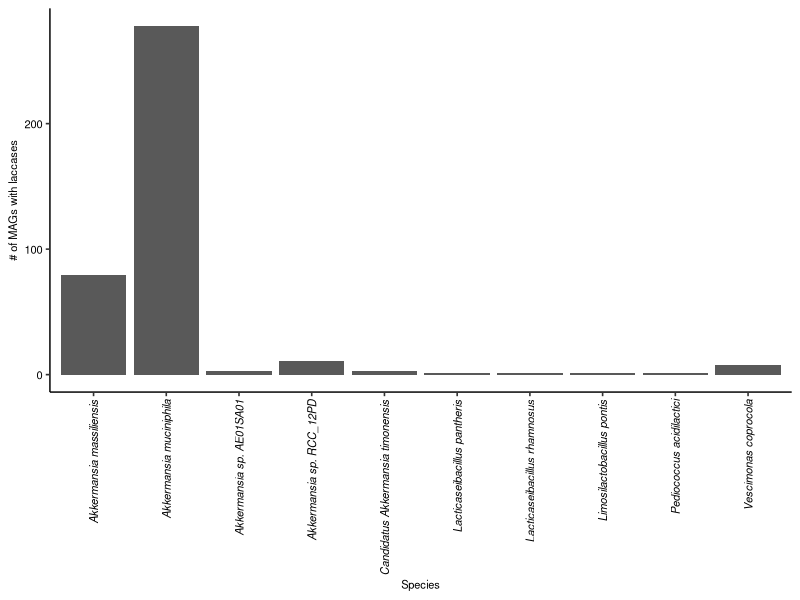

Here is the R script that generated this plot: (Note: this script raises an error after producing the figure.)
rm(list = ls())

#Load required packages
library(tidyverse)
library(ggpubr)

#Import taxonomy data of MAGs with laccase homologs as tibble
dat <- readr::read_csv("data/figs5.csv")

#Create plot
species_count_barplot <- ggplot2::ggplot(dat, aes(assigned_name)) +
  geom_bar() +
  ggpubr::theme_pubr() +
  ggplot2::theme(axis.text.x = element_text(angle = 90, vjust = 0.5, hjust=1, face = "italic", size = 8),
                 axis.title.y = element_text(size = 8),
                 axis.text.y = element_text(size = 8),
                 axis.title.x = element_text(size = 8)) +
  ggplot2::labs(x = "Species", y = "# of MAGs with laccases")

#Save plot as .jpg file
ggplot2::ggsave(species_count_barplot, file = "plots/figs5.jpg", device = "jpeg",dpi = 300, units = "in", width = 4, height = 5)
